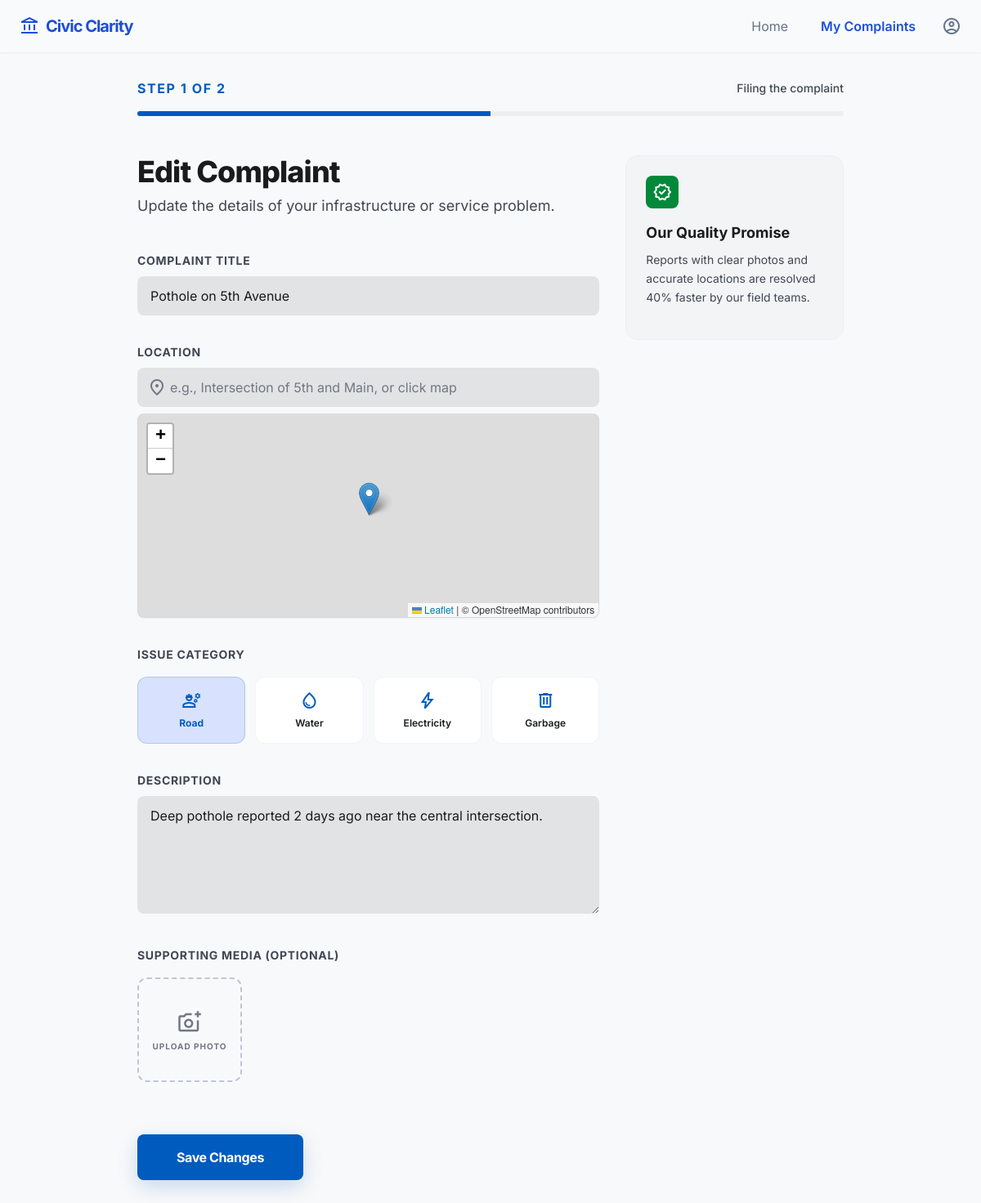
The app's page /edit_complaint.php?id=1 (signed in) with its own data.
### tables this page shows
CREATE TABLE complaints (
    id INT AUTO_INCREMENT PRIMARY KEY,
    user_id INT NOT NULL,
    title VARCHAR(200) NOT NULL,
    category VARCHAR(50) NOT NULL,
    description TEXT NOT NULL,
    location VARCHAR(255) DEFAULT NULL,
    attachment VARCHAR(255) DEFAULT NULL,
    status ENUM('Pending', 'In Progress', 'Resolved', 'Rejected') DEFAULT 'Pending',
    created_at TIMESTAMP DEFAULT CURRENT_TIMESTAMP,
    FOREIGN KEY (user_id) REFERENCES users(id) ON DELETE CASCADE
);

### edit_complaint.php (the view, shortened to what this page needs)
<?php
include 'db_connect.php';
$user_id = $_SESSION['user_id'];
$complaint_id = intval($_GET['id'] ?? ($_POST['id'] ?? 0));
if(isset($conn) && !$conn->connect_error) {
    $stmt = $conn->prepare("SELECT * FROM complaints WHERE id = ? AND user_id = ?");
    $stmt->bind_param("ii", $complaint_id, $user_id);
    $stmt->execute();
    $res = $stmt->get_result();
    $complaint = $res->fetch_assoc();
} else {
    $error = "Database connection offline.";
}
?>
<!DOCTYPE html>
<html class="light" lang="en"><head>
<script src="https://cdn.tailwindcss.com?plugins=forms,container-queries"></script>
<script id="tailwind-config">
      tailwind.config = { darkMode: "class", theme: { extend: { colors: {
            "on-secondary": "#ffffff", "primary-fixed": "#d8e2ff", "secondary-fixed": "#d8e2ff",
            "surface-container-highest": "#e1e3e4", "error-container": "#ffdad6", "surface": "#f8f9fa",
            "on-error-container": "#93000a", "primary-fixed-dim": "#adc7ff", "on-surface-variant": "#414754",
            "inverse-on-surface": "#f0f1f2", "tertiary-container": "#008939", "on-tertiary-fixed": "#002108",
            "on-tertiary-container": "#ffffff", "on-background": "#191c1d", "primary-container": "#1a73e8",
            "secondary-fixed-dim": "#afc7fb", "inverse-primary": "#adc7ff", "tertiary": "#006d2c",
            "on-surface": "#191c1d", "outline-variant": "#c1c6d6", "error": "#ba1a1a",
            "surface-dim": "#d9dadb", "outline": "#727785", "on-error": "#ffffff", "on-primary": "#ffffff",
            "secondary": "#475e8c", "surface-container-low": "#f3f4f5", "secondary-container": "#b2c9fe",
            "surface-bright": "#f8f9fa", "surface-container": "#edeeef", "on-primary-fixed": "#001a41",
            "surface-container-high": "#e7e8e9", "inverse-surface": "#2e3132", "primary": "#005bbf",
            "on-secondary-container": "#3d5481", "on-secondary-fixed-variant": "#2e4673",
            "surface-container-lowest": "#ffffff", "surface-variant": "#e1e3e4", "on-secondary-fixed": "#001a41",
            "tertiary-fixed-dim": "#6ddd81", "on-tertiary": "#ffffff", "background": "#f8f9fa",
            "on-tertiary-fixed-variant": "#005320", "surface-tint": "#005bc0", "on-primary-fixed-variant": "#004493",
            "on-primary-container": "#ffffff", "tertiary-fixed": "#89fa9b"
      }, fontFamily: { "headline": ["Inter"], "body": ["Inter"], "label": ["Inter"] } } } }
    </script>
<link rel="stylesheet" href="https://unpkg.com/leaflet@1.9.4/dist/leaflet.css"/>
  </head>
<body class="bg-surface text-on-surface selection:bg-primary-fixed">
<header class="fixed top-0 w-full z-50 bg-slate-50/80 backdrop-blur-xl flex items-center justify-between px-6 h-16 w-full shadow-sm">
<div class="flex items-center gap-2">
<span class="material-symbols-outlined text-blue-700">account_balance</span>
<span class="text-xl font-bold tracking-tighter text-blue-700">Civic Clarity</span>
</div>
<div class="flex items-center gap-6">
<nav class="hidden md:flex items-center gap-6">
<a class="text-slate-500 hover:bg-slate-200/50 transition-colors px-2 py-1 rounded-lg" href="dashboard.php">Home</a>
<a class="text-blue-700 font-semibold px-2 py-1 rounded-lg" href="view_complaints.php">My Complaints</a>
</nav>
<span class="material-symbols-outlined text-slate-500 cursor-pointer active:scale-95 duration-200">account_circle</span>
</div>
</header>
<main class="pt-24 pb-32 px-4 max-w-4xl mx-auto">
<div class="mb-12">
<div class="flex items-center justify-between mb-4">
<span class="text-label-md font-bold uppercase tracking-widest text-primary">Step 1 of 2</span>
<span class="text-on-surface-variant text-sm font-medium">Filing the complaint</span>
</div>
<div class="h-1.5 w-full bg-surface-container rounded-full overflow-hidden">
<div class="h-full w-1/2 bg-primary transition-all duration-500"></div>
</div>
</div>
<section class="grid grid-cols-1 md:grid-cols-12 gap-8">
<div class="md:col-span-8">
<div class="mb-10">
<h1 class="text-4xl font-extrabold tracking-tight text-on-surface mb-2">Edit Complaint</h1>
<p class="text-on-surface-variant text-lg">Update the details of your infrastructure or service problem.</p>
</div>
<form action="edit_complaint.php" method="POST" enctype="multipart/form-data" class="space-y-8">
<div class="space-y-2">
<label class="text-sm font-bold uppercase tracking-wider text-on-surface-variant" for="title">Complaint Title</label>
<input name="title" class="w-full bg-surface-container-highest border-none rounded-lg px-4 py-3 focus:ring-0 focus:border-b-2 focus:border-primary transition-all outline-none text-on-surface placeholder:text-outline" id="title" placeholder="e.g., Pothole on 5th Avenue" type="text" value="<?php echo htmlspecialchars($complaint['title']); ?>" required/>
</div>
<div class="space-y-2 relative">
<label class="text-sm font-bold uppercase tracking-wider text-on-surface-variant" for="location">Location</label>
<div class="relative">
<span class="material-symbols-outlined absolute left-3 top-1/2 -translate-y-1/2 text-outline z-20">location_on</span>
<input name="location" class="w-full pl-10 bg-surface-container-highest border-none rounded-lg pr-4 py-3 focus:ring-0 focus:border-b-2 focus:border-primary transition-all outline-none text-on-surface placeholder:text-outline relative z-10" id="location" placeholder="e.g., Intersection of 5th and Main, or click map" type="text" autocomplete="off" value="<?php echo htmlspecialchars($complaint['location'] ?? ''); ?>" required/>
</div>
<div id="map" class="mt-2 h-[250px] w-full rounded-lg border border-outline-variant/20 shadow-sm relative z-0"></div>
</div>
<div class="space-y-4">
<label class="text-sm font-bold uppercase tracking-wider text-on-surface-variant">Issue Category</label>
<div class="grid grid-cols-2 sm:grid-cols-4 gap-3">
<label class="cursor-pointer group flex flex-col items-center justify-center p-4 bg-surface-container-lowest border border-outline-variant/20 rounded-xl hover:bg-primary-fixed transition-all has-[:checked]:bg-primary-fixed has-[:checked]:border-primary/20 has-[:checked]:text-primary">
<span class="material-symbols-outlined text-primary mb-2">engineering</span>
<span class="text-xs font-semibold group-has-[:checked]:font-bold group-has-[:checked]:text-primary">Road</span>
</label>
<label class="cursor-pointer group flex flex-col items-center justify-center p-4 bg-surface-container-lowest border border-outline-variant/20 rounded-xl hover:bg-primary-fixed transition-all has-[:checked]:bg-primary-fixed has-[:checked]:border-primary/20 has-[:checked]:text-primary">
<span class="material-symbols-outlined text-primary mb-2">water_drop</span>
<span class="text-xs font-semibold group-has-[:checked]:font-bold group-has-[:checked]:text-primary">Water</span>
</label>
<label class="cursor-pointer group flex flex-col items-center justify-center p-4 bg-surface-container-lowest border border-outline-variant/20 rounded-xl hover:bg-primary-fixed transition-all has-[:checked]:bg-primary-fixed has-[:checked]:border-primary/20 has-[:checked]:text-primary">
<span class="material-symbols-outlined text-primary mb-2">bolt</span>
<span class="text-xs font-semibold group-has-[:checked]:font-bold group-has-[:checked]:text-primary">Electricity</span>
</label>
<label class="cursor-pointer group flex flex-col items-center justify-center p-4 bg-surface-container-lowest border border-outline-variant/20 rounded-xl hover:bg-primary-fixed transition-all has-[:checked]:bg-primary-fixed has-[:checked]:border-primary/20 has-[:checked]:text-primary">
<span class="material-symbols-outlined text-primary mb-2">delete</span>
<span class="text-xs font-semibold group-has-[:checked]:font-bold group-has-[:checked]:text-primary">Garbage</span>
</label>
</div>
</div>
<div class="space-y-2">
<label class="text-sm font-bold uppercase tracking-wider text-on-surface-variant" for="desc">Description</label>
<textarea name="description" class="w-full bg-surface-container-highest border-none rounded-lg px-4 py-3 focus:ring-0 focus:border-b-2 focus:border-primary transition-all outline-none text-on-surface placeholder:text-outline" id="desc" placeholder="Describe the situation in detail..." rows="5" required><?php echo htmlspecialchars($complaint['description']); ?></textarea>
</div>
<div class="space-y-4">
<label class="text-sm font-bold uppercase tracking-wider text-on-surface-variant">Supporting Media (Optional)</label>
<div class="flex gap-4">
<div class="relative w-32 aspect-square border-2 border-dashed border-outline-variant rounded-xl flex flex-col items-center justify-center text-outline hover:border-primary hover:text-primary transition-all cursor-pointer overflow-hidden">
<span id="upload_icon" class="material-symbols-outlined text-3xl mb-1 mt-6">add_a_photo</span>
<span id="upload_text" class="text-[10px] font-bold tracking-widest uppercase mb-6 block w-full text-center">Upload Photo</span>
</div>
</div>
</div>
<div class="pt-8 flex flex-col sm:flex-row gap-4 items-center justify-between">
<button class="w-full sm:w-auto bg-primary text-on-primary px-12 py-4 rounded-lg font-bold tracking-tight shadow-[0_8px_24px_rgba(0,91,191,0.2)] hover:bg-primary transition-all active:scale-95" type="submit">
                            Save Changes
</button>
</div>
</form>
</div>
<div class="md:col-span-4 space-y-6">
<div class="bg-surface-container-low p-6 rounded-2xl border border-outline-variant/10">
<div class="w-10 h-10 bg-tertiary-container rounded-lg flex items-center justify-center mb-4">
<span class="material-symbols-outlined text-white">verified</span>
</div>
<h3 class="text-lg font-bold mb-2">Our Quality Promise</h3>
<p class="text-on-surface-variant text-sm leading-relaxed mb-4">Reports with clear photos and accurate locations are resolved 40% faster by our field teams.</p>
</div>
</div>
</section>
</main>
</body></html>

### edit_complaint.php (style rules this page uses)
.material-symbols-outlined { font-variation-settings: 'FILL' 0, 'wght' 400, 'GRAD' 0, 'opsz' 24; }
body { font-family: 'Inter', sans-serif; min-height: max(884px, 100dvh); }

### records on screen
complaints: title "Pothole on 5th Avenue", description "Deep pothole reported 2 days ago near the central intersection."
